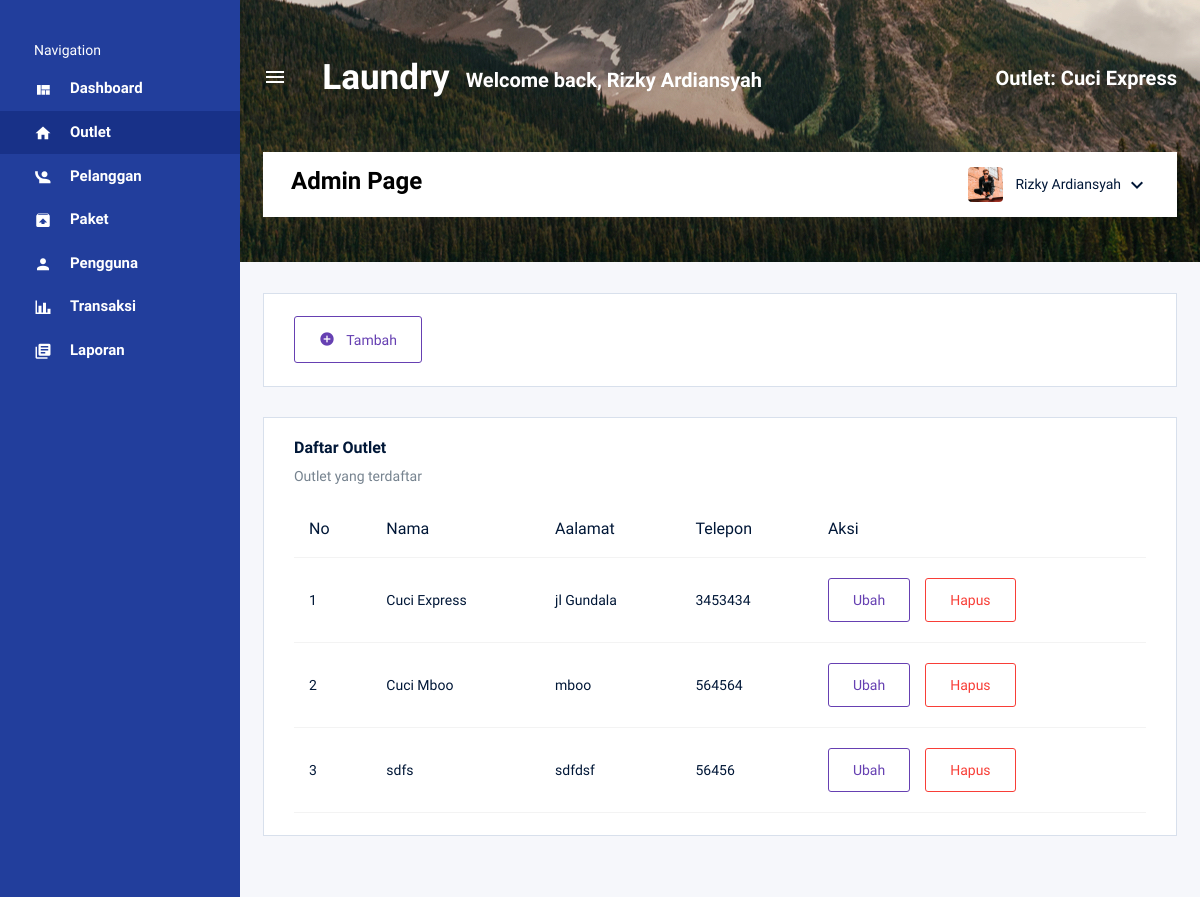
Page /page/admin/outlet.php (signed in) on the earlier database version.
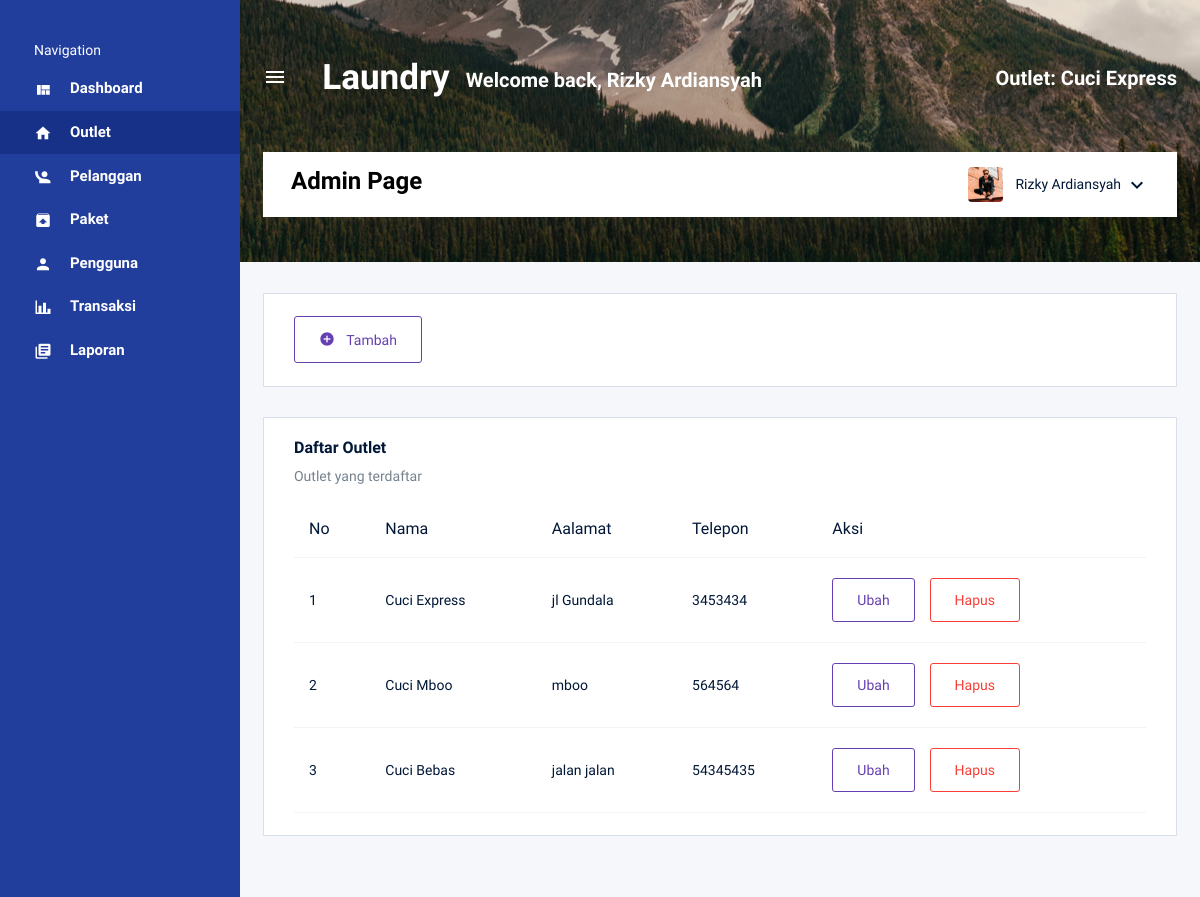
Same page on the later database version.
### tables this page shows
CREATE TABLE `tb_outlet` (
  `id` int(11) NOT NULL,
  `nama` varchar(100) NOT NULL,
  `alamat` text NOT NULL,
  `tlp` text NOT NULL
);

### page/admin/outlet.php (the view, shortened to what the changed rows need)
<!DOCTYPE html>
<html lang="en">
<head>
    <link rel="stylesheet" href="../../assets/vendors/mdi/css/materialdesignicons.min.css">
    <link rel="stylesheet" href="../../assets/vendors/css/vendor.bundle.base.css">
    <link rel="stylesheet" href="../../assets/css2/style.css">
</head>
<body>
    <div class="container-scroller d-flex">
        <div class="container-fluid page-body-wrapper">
            <nav class="navbar col-lg-12 col-12 px-0 py-0 py-lg-4 d-flex flex-row">
                <div class="navbar-menu-wrapper d-flex align-items-center justify-content-end">
                    <div class="navbar-brand-wrapper">
                        <h1 class="navbar-brand mb-0 h1" style="color: white;">Laundry</h1>
                    </div>
                    <ul class="navbar-nav navbar-nav-right">
                        <li class="nav-item">
                            <?php
                            include "../../connection/koneksi.php";
                            $qry_get_outletNama = mysqli_query($conn, "select tb_outlet.nama as nama, tb_outlet.id from tb_outlet where tb_outlet.id = '" . $_SESSION['id_outlet'] . "'");
                            $data_nama = mysqli_fetch_array($qry_get_outletNama);
                            ?>
                            <h4 class="mb-0 font-weight-bold d-none d-xl-block">Outlet: <?= $data_nama['nama'] ?></h4>
                        </li>
                    </ul>
                </div>
            </nav>
            <div class="main-panel">
                <div class="content-wrapper">
                    <div class="row">
                        <div class="col-lg-12 grid-margin stretch-card">
                            <div class="card">
                                <div class="card-body">
                                    <div class="table-responsive">
                                        <table class="table table-hover">
                                            <thead>
                                                <tr>
                                                    <th>No</th>
                                                    <th>Nama</th>
                                                    <th>Aalamat</th>
                                                    <th>Telepon</th>
                                                    <th>Aksi</th>
                                                </tr>
                                            </thead>
                                            <tbody>
                                                <?php
                                                include "../../connection/koneksi.php";
                                                $qry_outlet = mysqli_query($conn, "select * from tb_outlet");
                                                $no = 0;
                                                while ($data_outlet = mysqli_fetch_array($qry_outlet)) {
                                                    $no++; ?>
                                                    <tr>
                                                        <td><?= $no ?></td>
                                                        <td><?= $data_outlet['nama'] ?></td>
                                                        <td><?= $data_outlet['alamat'] ?></td>
                                                        <td><?= $data_outlet['tlp'] ?></td>
                                                        <td><a href="ubah_outlet.php?id=<?= $data_outlet['id'] ?>" class="btn btn-outline-primary btn-fw" style="margin-right: 15px;">Ubah</a><a href="hapus_outlet.php?id=<?= $data_outlet['id'] ?>" class="btn btn-outline-danger btn-fw">Hapus</a></td>
                                                    </tr>
                                                <?php
                                                }
                                                ?>
                                            </tbody>
                                        </table>
                                    </div>
                                </div>
                            </div>
                        </div>
                    </div>
                </div>
            </div>
</body>
</html>

Differences in the rows shown:
removed tb_outlet: nama "sdfs", alamat "sdfdsf", tlp "56456"
added tb_outlet: nama "Cuci Bebas", alamat "jalan jalan", tlp "54345435"
